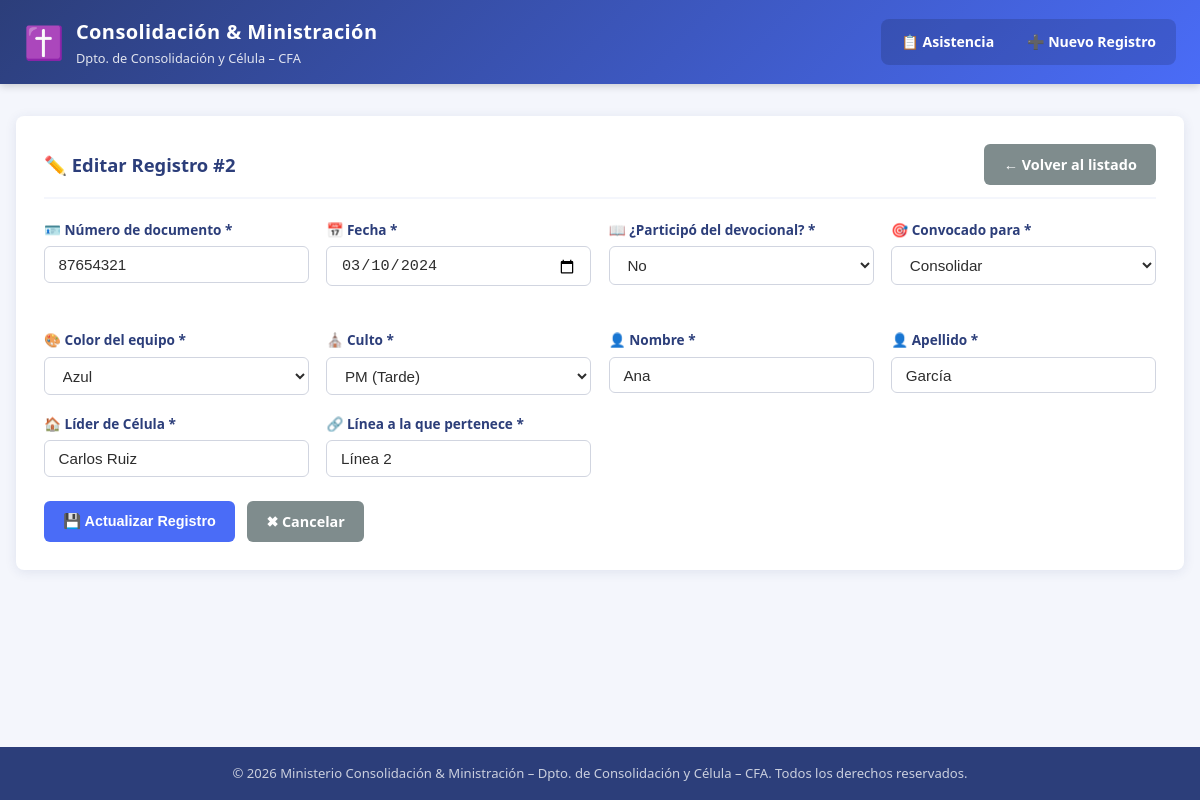
The page /editar.php?id=2 on the database its author committed.
### tables this page shows
CREATE TABLE IF NOT EXISTS asistencia (
    id               INT AUTO_INCREMENT PRIMARY KEY,        
    numero_documento VARCHAR(20)  DEFAULT NULL,             
    fecha            DATE NOT NULL,                         
    devocional       ENUM('Sí','No') NOT NULL,              
    convocado        ENUM('Consolidar','Ministrar','Ambos') NOT NULL,  
    color_equipo     VARCHAR(50)  NOT NULL,                  
    culto            ENUM('AM','PM') NOT NULL,               
    nombre           VARCHAR(100) NOT NULL,                  
    apellido         VARCHAR(100) NOT NULL,                  
    lider_celula     VARCHAR(150) NOT NULL,                  
    linea            VARCHAR(150) NOT NULL,                  
    created_at       TIMESTAMP DEFAULT CURRENT_TIMESTAMP    
);

### editar.php (the view, shortened to what this page needs)
<?php
$id = filter_input(INPUT_GET, 'id', FILTER_VALIDATE_INT);
$errores = [];
$datos   = [];
try {
    $pdo = obtenerConexion();
    if ($_SERVER['REQUEST_METHOD'] === 'POST') {
        $datos = [
            'numero_documento' => trim($_POST['numero_documento'] ?? ''),
            'fecha'        => trim($_POST['fecha']        ?? ''),
            'devocional'   => trim($_POST['devocional']   ?? ''),
            'convocado'    => trim($_POST['convocado']    ?? ''),
            'color_equipo' => trim($_POST['color_equipo'] ?? ''),
            'culto'        => trim($_POST['culto']        ?? ''),
            'nombre'       => trim($_POST['nombre']       ?? ''),
            'apellido'     => trim($_POST['apellido']     ?? ''),
            'lider_celula' => trim($_POST['lider_celula'] ?? ''),
            'linea'        => trim($_POST['linea']        ?? ''),
        ];
        if ($datos['numero_documento'] === '') {
            $errores['numero_documento'] = 'El número de documento es obligatorio.';
        }
        if ($datos['fecha'] === '' || !preg_match('/^\d{4}-\d{2}-\d{2}$/', $datos['fecha'])) {
            $errores['fecha'] = 'La fecha es obligatoria y debe tener formato válido.';
        }
        if (!in_array($datos['devocional'], ['Sí', 'No'], true)) {
            $errores['devocional'] = 'Debe indicar si participó del devocional.';
        }
        if (!in_array($datos['convocado'], ['Consolidar', 'Ministrar', 'Ambos'], true)) {
            $errores['convocado'] = 'Debe seleccionar el propósito de la convocatoria.';
        }
        if ($datos['color_equipo'] === '') {
            $errores['color_equipo'] = 'El color del equipo es obligatorio.';
        }
        if (!in_array($datos['culto'], ['AM', 'PM'], true)) {
            $errores['culto'] = 'Debe seleccionar el turno del culto (AM o PM).';
        }
        if ($datos['nombre'] === '') {
            $errores['nombre'] = 'El nombre es obligatorio.';
        }
        if ($datos['apellido'] === '') {
            $errores['apellido'] = 'El apellido es obligatorio.';
        }
        if ($datos['lider_celula'] === '') {
            $errores['lider_celula'] = 'El líder de célula es obligatorio.';
        }
        if ($datos['linea'] === '') {
            $errores['linea'] = 'La línea es obligatoria.';
        }
        if (empty($errores)) {
            $sql = "UPDATE asistencia SET
                        numero_documento = :numero_documento,
                        fecha        = :fecha,
                        devocional   = :devocional,
                        convocado    = :convocado,
                        color_equipo = :color_equipo,
                        culto        = :culto,
                        nombre       = :nombre,
                        apellido     = :apellido,
                        lider_celula = :lider_celula,
                        linea        = :linea
                    WHERE id = :id";
            $stmt = $pdo->prepare($sql);
            $ejecutar = $datos;
            $ejecutar[':id'] = $id;
            $stmt->execute($ejecutar);
            header('Location: index.php?msg=' . urlencode('Registro actualizado exitosamente.') . '&tipo=exito');
            exit;
        }
    } else {
        $stmt = $pdo->prepare('SELECT * FROM asistencia WHERE id = :id');
        $stmt->execute([':id' => $id]);
        $datos = $stmt->fetch();
    }
} catch (PDOException $e) {
    error_log('Error de base de datos en editar.php: ' . $e->getMessage());
    die('<p style="color:red;padding:2rem">No se pudo procesar la solicitud. Por favor, contacte al administrador del sistema.</p>');
}
$coloresEquipo = ['Verde', 'Amarillo', 'Azul', 'Naranja'];
require_once 'includes/header.php';
?>
<div class="tarjeta">
    <div class="tarjeta__encabezado">
        <h2 class="tarjeta__titulo">✏️ Editar Registro #<?= (int)$id ?></h2>
        <a href="index.php" class="btn btn--secundario">← Volver al listado</a>
    </div>
    <form method="post" action="editar.php?id=<?= (int)$id ?>" novalidate>
        <div class="formulario__grid">
            <div class="formulario__grupo">
                <label for="numero_documento">🪪 Número de documento *</label>
                <input
                    type="text"
                    id="numero_documento"
                    name="numero_documento"
                    value="<?= htmlspecialchars($datos['numero_documento'] ?? '') ?>"
                    placeholder="Ingrese el número de documento"
                    maxlength="20"
                    required
                    aria-describedby="error-numero_documento"
                    autocomplete="off"
                >
                <span id="doc-hint" class="doc-hint"></span>
            </div>
            <div class="formulario__grupo">
                <label for="fecha">📅 Fecha *</label>
                <input
                    type="date"
                    id="fecha"
                    name="fecha"
                    value="<?= htmlspecialchars($datos['fecha']) ?>"
                    required
                >
            </div>
            <div class="formulario__grupo">
                <label for="devocional">📖 ¿Participó del devocional? *</label>
                <select id="devocional" name="devocional" required>
                    <option value="No"  <?= $datos['devocional'] === 'No'  ? 'selected' : '' ?>>No</option>
                </select>
            </div>
            <div class="formulario__grupo">
                <label for="convocado">🎯 Convocado para *</label>
                <select id="convocado" name="convocado" required>
                    <option value="Consolidar" <?= $datos['convocado'] === 'Consolidar' ? 'selected' : '' ?>>Consolidar</option>
                </select>
            </div>
            <div class="formulario__grupo">
                <label for="color_equipo">🎨 Color del equipo *</label>
                <select id="color_equipo" name="color_equipo" required>
                    <?php foreach ($coloresEquipo as $color): ?>
                        <option value="<?= htmlspecialchars($color) ?>"
                            <?= $datos['color_equipo'] === $color ? 'selected' : '' ?>>
                            <?= htmlspecialchars($color) ?>
                        </option>
                    <?php endforeach; ?>
                </select>
            </div>
            <div class="formulario__grupo">
                <label for="culto">⛪ Culto *</label>
                <select id="culto" name="culto" required>
                    <option value="PM" <?= $datos['culto'] === 'PM' ? 'selected' : '' ?>>PM (Tarde)</option>
                </select>
            </div>
            <div class="formulario__grupo">
                <label for="nombre">👤 Nombre *</label>
                <input
                    type="text"
                    id="nombre"
                    name="nombre"
                    value="<?= htmlspecialchars($datos['nombre']) ?>"
                    maxlength="100"
                    required
                >
            </div>
            <div class="formulario__grupo">
                <label for="apellido">👤 Apellido *</label>
                <input
                    type="text"
                    id="apellido"
                    name="apellido"
                    value="<?= htmlspecialchars($datos['apellido']) ?>"
                    maxlength="100"
                    required
                >
            </div>
            <div class="formulario__grupo">
                <label for="lider_celula">🏠 Líder de Célula *</label>
                <input
                    type="text"
                    id="lider_celula"
                    name="lider_celula"
                    value="<?= htmlspecialchars($datos['lider_celula']) ?>"
                    maxlength="150"
                    required
                >
            </div>
            <div class="formulario__grupo">
                <label for="linea">🔗 Línea a la que pertenece *</label>
                <input
                    type="text"
                    id="linea"
                    name="linea"
                    value="<?= htmlspecialchars($datos['linea']) ?>"
                    maxlength="150"
                    required
                >
            </div>
        </div>
        <div class="formulario__acciones">
            <button type="submit" class="btn btn--primario">💾 Actualizar Registro</button>
            <a href="index.php" class="btn btn--secundario">✖ Cancelar</a>
        </div>
    </form>
</div>
<?php require_once 'includes/footer.php'; ?>

### css/styles.css (style rules this page uses)
:root { --color-primario: #2c3e7a; --color-secundario: #4a6cf7; --color-fondo: #f4f6fc; --color-blanco: #ffffff; --color-texto: #2d2d2d; --color-borde: #d1d5e0; --color-exito: #27ae60; --color-peligro: #e74c3c; --color-advertencia: #f39c12; --radio-borde: 8px; --sombra: 0 2px 12px rgba(44, 62, 122, 0.10); --transicion: 0.25s ease; }
*, *::before, *::after { box-sizing: border-box; margin: 0; padding: 0; }
html { font-size: 16px; scroll-behavior: smooth; }
body { font-family: 'Segoe UI', Tahoma, Geneva, Verdana, sans-serif; background-color: var(--color-fondo); color: var(--color-texto); line-height: 1.6; min-height: 100vh; display: flex; flex-direction: column; }
.tarjeta { background-color: var(--color-blanco); border-radius: var(--radio-borde); box-shadow: var(--sombra); padding: 1.75rem; margin-bottom: 1.5rem; }
.tarjeta__encabezado { display: flex; align-items: center; justify-content: space-between; flex-wrap: wrap; gap: 0.75rem; margin-bottom: 1.25rem; padding-bottom: 0.75rem; border-bottom: 2px solid var(--color-fondo); }
.tarjeta__titulo { font-size: 1.15rem; font-weight: 700; color: var(--color-primario); }
.formulario__grid { display: grid; grid-template-columns: repeat(auto-fit, minmax(240px, 1fr)); gap: 1.1rem; }
.formulario__grupo { display: flex; flex-direction: column; gap: 0.35rem; }
.formulario__grupo label { font-size: 0.85rem; font-weight: 600; color: var(--color-primario); }
.formulario__grupo input, .formulario__grupo select { padding: 0.55rem 0.85rem; border: 1.5px solid var(--color-borde); border-radius: 6px; font-size: 0.95rem; color: var(--color-texto); background-color: var(--color-blanco); transition: border-color var(--transicion), box-shadow var(--transicion); width: 100%; }
.formulario__acciones { display: flex; gap: 0.75rem; flex-wrap: wrap; margin-top: 1.5rem; }
.btn { display: inline-flex; align-items: center; gap: 0.4rem; padding: 0.55rem 1.2rem; border: none; border-radius: 6px; font-size: 0.9rem; font-weight: 600; cursor: pointer; text-decoration: none; transition: filter var(--transicion), transform var(--transicion); white-space: nowrap; }
.btn--primario { background-color: var(--color-secundario); color: var(--color-blanco); }
.btn--secundario { background-color: #7f8c8d; color: var(--color-blanco); }
.doc-hint { display: block; font-size: 0.8rem; margin-top: 0.25rem; min-height: 1.2rem; }

### rows shown on the page
asistencia: numero_documento "87654321", fecha "03/10/2024", devocional "No", convocado "Consolidar", color_equipo "Azul", culto "PM (Tarde)", nombre "Ana", apellido "García", lider_celula "Carlos Ruiz", linea "Línea 2"

### other values the page prints
$id "2"
